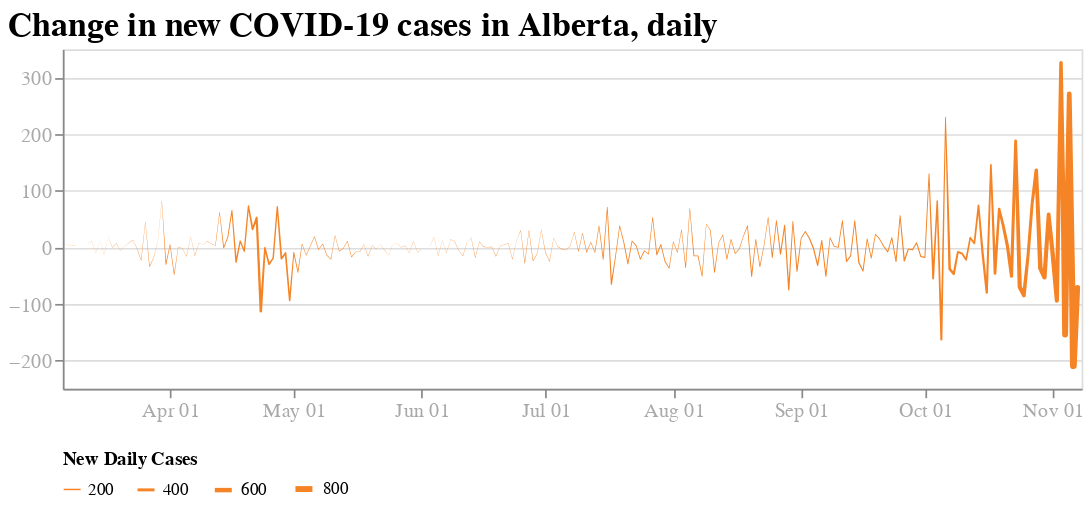

Notebook code cell kept with this figure:
### Markdown cell above
To show a bit more information at once, we are going to use the `mark_trail()` feature to show new cases (the speed) by the thickness of the lines. Again, we'll use a rolling average (7 previous days) to keep things smooth, and put some underlying data below it.

### Code cell
chart = alt.Chart(accel[['date', 'new_daily', 'accel']]).mark_trail(color=color['orange']
).transform_window(
    rolling_mean='mean(accel)',
    frame=[-7,7]
).encode(
    x=alt.X('date:T', axis=alt.Axis(format = ("%b %d"), title=None, grid=False)),
    y=alt.Y('accel:Q', title=None),
    size=alt.Size(
        'new_daily:Q', 
        scale=alt.Scale(range=[0,4]), 
        title='New Daily Cases', 
        legend=alt.Legend(orient="bottom")
    )
).properties(
    width=600, 
    height=200,
    title="Change in new COVID-19 cases in Alberta, daily",
).configure_title(
    fontSize=20,
    anchor='start',
    font=font
).configure_axis(
    labelFontSize=12,
    labelColor=labelColor
)
chart

### Figure 1 — Vega-Lite specification as saved in the notebook (floating-point values rounded to 4 significant figures; data arrays with more than 128 entries replaced by an {"elided": "..."} marker saying what was removed)
{"config": {"view": {"continuousWidth": 400, "continuousHeight": 300}, "axis": {"labelColor": "#A9A9A9", "labelFontSize": 12}, "title": {"anchor": "start", "font": "Raleway", "fontSize": 20}}, "data": {"name": "data-1b825b727a1fbb05a8ee1431528924c5"}, "mark": {"type": "trail", "color": "#F58426"}, "encoding": {"size": {"type": "quantitative", "field": "new_daily", "legend": {"orient": "bottom"}, "scale": {"range": [0, 4]}, "title": "New Daily Cases"}, "x": {"type": "temporal", "axis": {"format": "%b %d", "grid": false, "title": null}, "field": "date"}, "y": {"type": "quantitative", "field": "accel", "title": null}}, "height": 200, "title": "Change in new COVID-19 cases in Alberta, daily", "transform": [{"window": [{"op": "mean", "field": "accel", "as": "rolling_mean"}], "frame": [-7, 7]}], "width": 600, "$schema": "https://vega.github.io/schema/vega-lite/v4.8.1.json", "datasets": {"data-1b825b727a1fbb05a8ee1431528924c5": {"elided": "246 records"}}}
